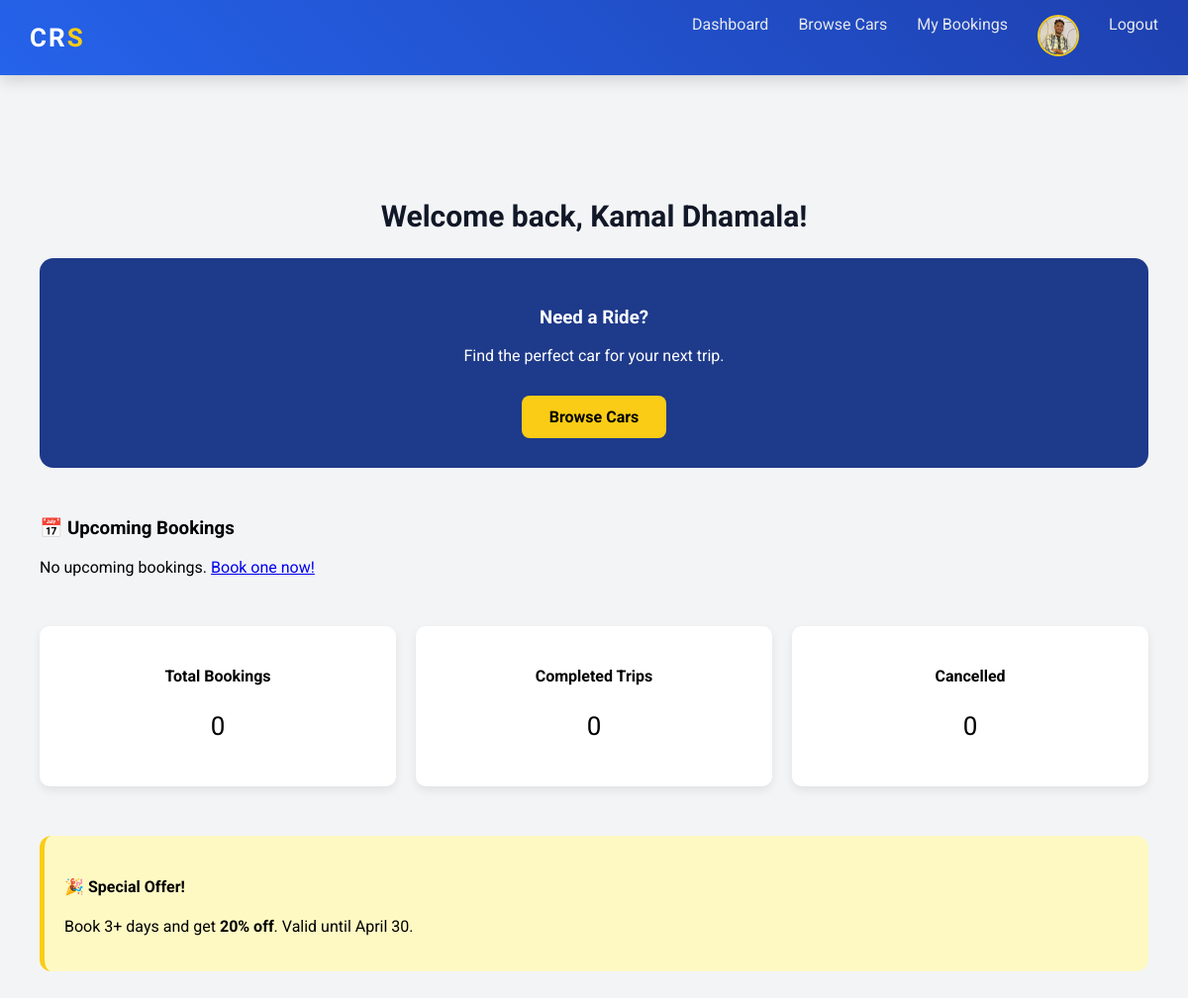
Screenshot of /user_dashboard/ (signed in) with the database file from the repository.
### rental/models.py (models this page shows, shortened)
class CustomUser(AbstractBaseUser, PermissionsMixin):
    email = models.EmailField(unique=True)
    phone = models.CharField(max_length=15, unique=True, blank=True, null=True)
    fullname = models.CharField(max_length=255)
    profile_pic=models.ImageField(upload_to="profile_pictures/",default="profile_pictures/default.jpg")
    is_admin = models.BooleanField(default=False)
    is_staff = models.BooleanField(default=False)
    is_active = models.BooleanField(default=True)
    USERNAME_FIELD = "email"
    REQUIRED_FIELDS = ["fullname"]
    objects = CustomUserManager()

### rental/views.py (the view)
# urls.py: path('user_dashboard/',views.user_dashboard,name="user_dashboard"),
def user_dashboard(request):
    user=request.user
    bookings=Booking.objects.filter(user=user)
    upcoming_bookings = bookings.filter(status='Confirmed', start_date__gte=date.today()).order_by('start_date')[:3]
    context = {
        'upcoming_bookings': upcoming_bookings,
        'total_bookings': bookings.count(),
        'completed_trips': bookings.filter(status='Completed').count(),
        'cancelled_trips': bookings.filter(status='Rejected').count(),
    }
    return render(request,'rental/user_dashboard.html',context)

### rental/templates/rental/user_dashboard.html (shortened to what this page needs)
<!DOCTYPE html>
<html lang="en">
<head>
    <link rel="stylesheet" href="https://cdnjs.cloudflare.com/ajax/libs/font-awesome/6.5.0/css/all.min.css">
</head>
<body>
<nav class="navbar">
    <div class="logo">CR<span>S</span></div>
    <ul>
        <li><a href="{% url 'user_dashboard' %}">Dashboard</a></li>
        <li><a href="{% url 'car_list' %}">Browse Cars</a></li>
        <li><a href="{% url 'my_bookings' %}">My Bookings</a></li>
        <li>
            <a href="{% url 'profile' %}">
                <img src="{% if request.user.profile_pic %}{{ request.user.profile_pic.url }}{% else %}/static/images/default-profile.png{% endif %}" alt="Profile" class="profile-img" />
            </a>
        </li>
        <li><a href="{% url 'user_logout' %}">Logout</a></li>
    </ul>
</nav>
<div class="main-content">
    {% block content %}
    <h2>Welcome back, {{ request.user.fullname }}!</h2>
    <div class="section cta">
        <h3>Need a Ride?</h3>
        <p>Find the perfect car for your next trip.</p>
        <a href="{% url 'car_list' %}">Browse Cars</a>
    </div>
    <div class="section">
        <h3>📅 Upcoming Bookings</h3>
        {% if upcoming_bookings %}
            {% for booking in upcoming_bookings %}
                <div class="booking-card">
                    <strong>{{ booking.car.name }}</strong><br>
                    {{ booking.start_date }} → {{ booking.end_date }} |
                    <strong>Status: {{ booking.status }}</strong>
                </div>
            {% endfor %}
        {% else %}
            <p>No upcoming bookings. <a href="{% url 'car_list' %}">Book one now!</a></p>
        {% endif %}
    </div>
    <div class="section stats-container">
        <div class="stat-card">
            <h4>Total Bookings</h4>
            <p style="font-size: 26px;">{{ total_bookings }}</p>
        </div>
        <div class="stat-card">
            <h4>Completed Trips</h4>
            <p style="font-size: 26px;">{{ completed_trips }}</p>
        </div>
        <div class="stat-card">
            <h4>Cancelled</h4>
            <p style="font-size: 26px;">{{ cancelled_trips }}</p>
        </div>
    </div>
    <div class="section promo-box">
        <h4>🎉 Special Offer!</h4>
        <p>Book 3+ days and get <strong>20% off</strong>. Valid until April 30.</p>
    </div>
    {% endblock %}
</div>
</body>
</html>

### rental/templates/rental/user_dashboard.html (style rules this page uses)
:root { --primary: #1e3a8a; --secondary: #facc15; --light-bg: #f3f4f6; --dark: #111827; }
body { margin: 0; font-family: 'Roboto', sans-serif; background-color: var(--light-bg); }
.navbar { background: linear-gradient(45deg, #2563eb, #1e40af); padding: 15px 30px; display: flex; justify-content: space-between; align-items: center; position: sticky; top: 0; z-index: 100; box-shadow: 0 5px 15px rgba(0, 0, 0, 0.15); animation: slideDown 0.6s ease; }
.logo { font-size: 26px; font-weight: bold; color: white; letter-spacing: 2px; }
.logo span { color: var(--secondary); }
.navbar ul { display: flex; list-style: none; margin: 0; padding: 0; }
.navbar ul li { margin-left: 30px; position: relative; }
.navbar ul li a { color: #e5e7eb; text-decoration: none; font-size: 16px; transition: all 0.3s ease; }
.profile-img { width: 38px; height: 38px; border-radius: 50%; object-fit: cover; border: 2px solid var(--secondary); transition: 0.3s; }
.main-content { max-width: 1200px; margin: 80px auto; padding: 20px 40px; }
.main-content h2 { text-align: center; font-size: 30px; color: var(--dark); margin-bottom: 25px; }
.section { margin-bottom: 50px; animation: fadeIn 0.6s ease-in-out; }
.cta { background: var(--primary); color: white; padding: 30px; border-radius: 14px; text-align: center; position: relative; overflow: hidden; }
.cta a { display: inline-block; background: var(--secondary); padding: 12px 28px; border-radius: 8px; margin-top: 15px; text-decoration: none; font-weight: bold; color: black; transition: all 0.3s ease-in-out; }
.stats-container { display: flex; gap: 20px; flex-wrap: wrap; }
.stat-card { flex: 1; background: white; text-align: center; padding: 20px; border-radius: 10px; box-shadow: 0 4px 10px rgba(0,0,0,0.08); transition: transform 0.3s ease; }
.promo-box { background: #fef9c3; border-left: 5px solid var(--secondary); padding: 20px; border-radius: 12px; }

### rows the page displays
CustomUser: profile_pic (picture), user.fullname "Kamal Dhamala"

### other values shown
{{ total_bookings }} "0"
{{ completed_trips }} "0"
{{ cancelled_trips }} "0"
